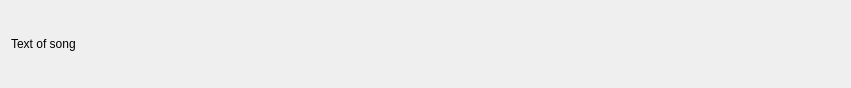
<?xml version="1.0" encoding="UTF-8"?>
<ui version="4.0">
 <class>DialogProcessMemory</class>
 <widget class="QDialog" name="DialogProcessMemory">
  <property name="geometry">
   <rect>
    <x>0</x>
    <y>0</y>
    <width>851</width>
    <height>88</height>
   </rect>
  </property>
  <property name="windowTitle">
   <string>Dialog</string>
  </property>
  <layout class="QVBoxLayout" name="verticalLayout">
   <item>
    <widget class="QLabel" name="label">
     <property name="text">
      <string>Text of song</string>
     </property>
    </widget>
   </item>
  </layout>
 </widget>
 <resources/>
 <connections/>
</ui>
